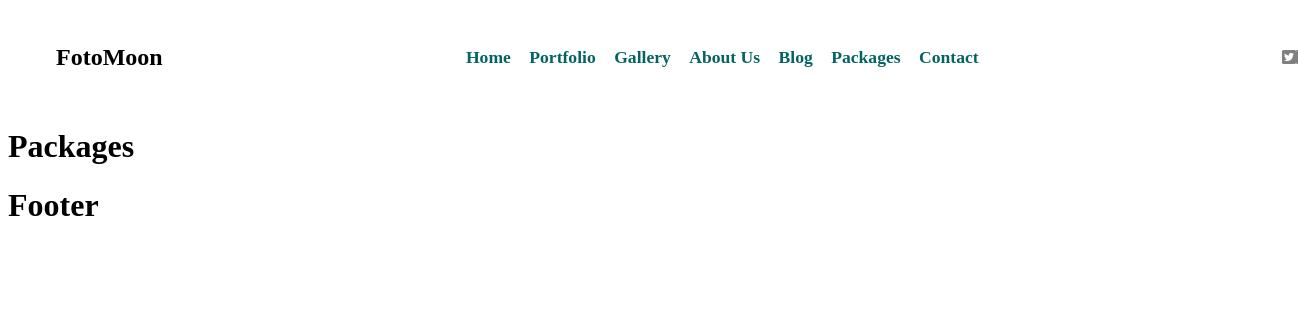
Page /package/packages/ on the earlier database version.
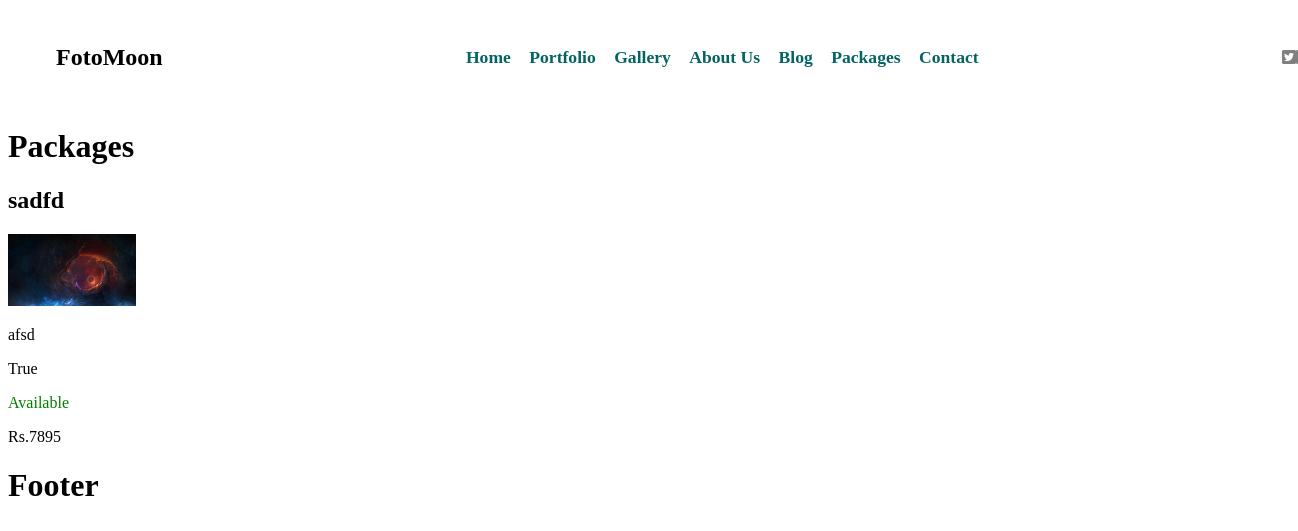
Same page on the later database version.
### packages/models.py (models this page shows, shortened)
class Packages(models.Model):
    title = models.CharField(max_length=250)
    photo = models.ImageField(upload_to='images/packages/', blank=False, verbose_name="Cover Photo")
    description = models.TextField()
    available = models.BooleanField()
    price = models.IntegerField()
    created = models.DateTimeField(auto_now_add=True, null=True)
    class Meta:
        ordering = ['available', '-created']

### packages/views.py (the view)
# urls.py: path('package/', include('packages.urls')),
def packages(request):
    context={}
    packages = Packages.objects.all()
    context={'packages': packages}
    return render (request, 'packages/packages.html', context)

### packages/templates/packages/packages.html
{% extends 'main.html' %}
{% block content %}
{% include 'navbar.html' %}
<h1>Packages</h1>
{% for package in packages %}
<h2>{{package.title}}</h2>
<img src="{{package.photo.url}}" alt="" width="10%">
<p>{{package.description|slice:100}}</p>
<p>{{package.available}}</p>
{% if package.available %}
<p style="color: green;">Available</p>
{% else %}
<p style="color:red">Unavailable</p>
{% endif %}
<p>Rs.{{package.price}}</p>
{% endfor %}
{% endblock content %}

Differences in the rows shown:
added Packages: title "sadfd", photo (picture), description "afsd", available "True", shows "Available", price "7895"
